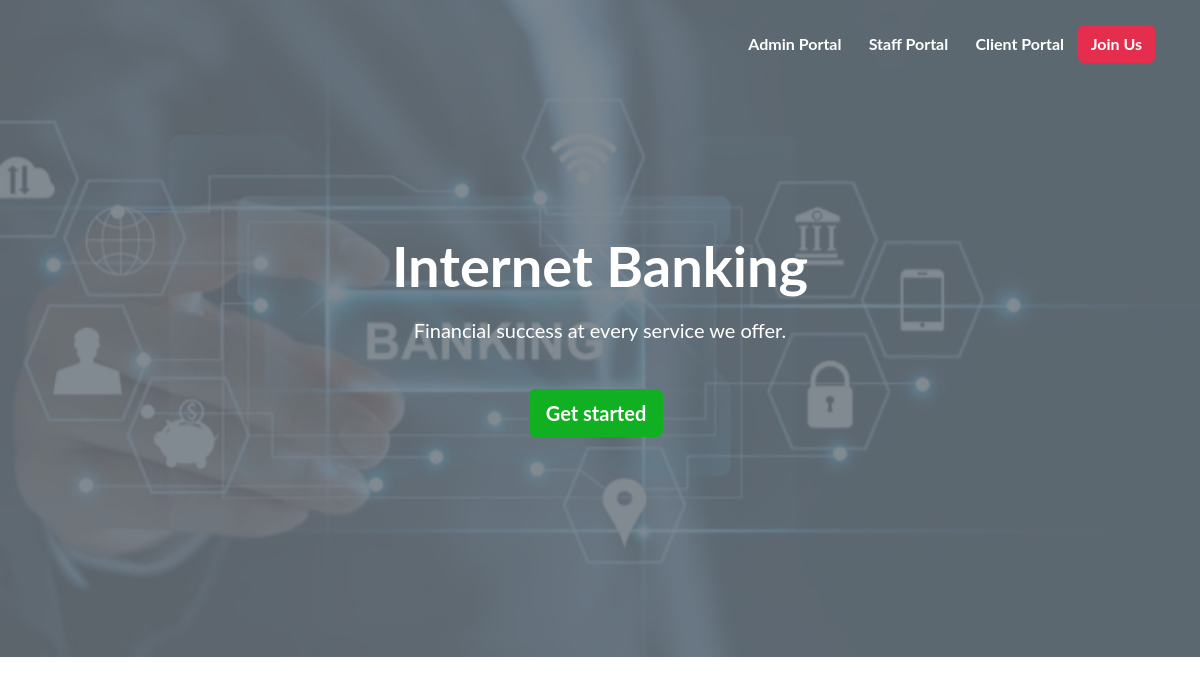
The page / on the database its author committed.
### tables this page shows
CREATE TABLE `ib_systemsettings` (
  `id` int(20) NOT NULL,
  `sys_name` longtext NOT NULL,
  `sys_tagline` longtext NOT NULL,
  `sys_logo` varchar(200) NOT NULL
);

### index.php (the view, shortened to what this page needs)
<?php
include("admin/conf/config.php");
$sel = " SELECT * FROM `ib_systemsettings`";
$stmt = $mysqli->prepare($sel);
$stmt->execute();
$res = $stmt->get_result();
while ($sys = $res->fetch_object()) {
?>
    <!DOCTYPE html>
    <html lang="en">
    <head>
        <link rel="stylesheet" href="./dist/css/robust.css">
    </head>
    <body>
        <nav class="navbar navbar-lg navbar-expand-lg navbar-transparent navbar-dark navbar-absolute w-100">
            <div class="container">
                <div class="collapse navbar-collapse" id="navbarCollapse">
                    <ul class="navbar-nav ml-auto">
                        <li class="nav-item active">
                            <a class="nav-link" target="_blank" href="admin/pages_index.php">Admin Portal</a>
                        </li>
                        <li class="nav-item active">
                            <a class="nav-link" target="_blank" href="staff/pages_staff_index.php">Staff Portal</a>
                        </li>
                        <li class="nav-item active">
                            <a class="nav-link" target="_blank" href="client/pages_client_index.php">Client Portal</a>
                        </li>
                    </ul>
                    <a class="btn btn-danger" href="client/pages_client_signup.php" target="_blank">Join Us</a>
                </div>
            </div>
        </nav>
        <div class="intro py-5 py-lg-9 position-relative text-white">
            <div class="bg-overlay-gray">
                <img src="bg.webp" class="img-fluid img-cover" />
            </div>
            <div class="intro-content py-6 text-center">
                <div class="container">
                    <div class="row align-items-center">
                        <div class="col-12 col-sm-10 col-md-8 col-lg-6 mx-auto text-center">
                            <h1 class="my-3 display-4 d-none d-lg-inline-block"><?php echo $sys->sys_name; ?></h1>
                            <p class="lead mb-3"> <?php echo $sys->sys_tagline; ?>
                            </p>
                            <br>
                            <a class="btn btn-success btn-lg mr-lg-2 my-1" target="_blank" href="client/pages_client_signup.php" role="button">Get started</a>
                        </div>
                    </div>
                </div>
            </div>
        </div>
    </body>
    </html>
<?php
}
?>

### rows shown on the page
ib_systemsettings: sys_name "Internet Banking", sys_tagline "Financial success at every service we offer."
